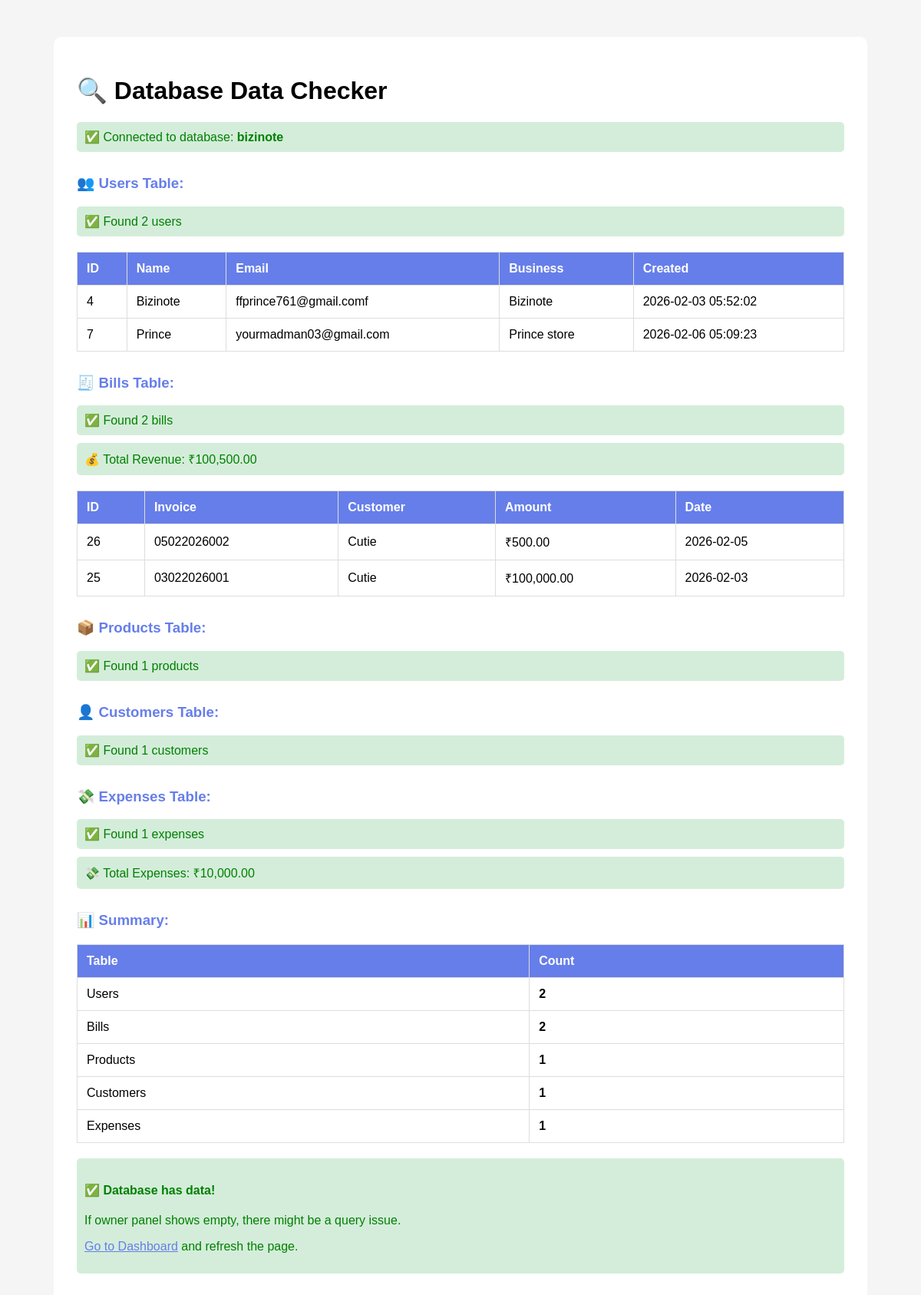
The app's page /owner/check_data.php with its own data.
### tables this page shows
CREATE TABLE `users` (
  `id` int(11) NOT NULL AUTO_INCREMENT,
  `name` varchar(255) NOT NULL,
  `email` varchar(255) NOT NULL,
  `password` varchar(255) NOT NULL,
  `business_name` varchar(255) DEFAULT NULL,
  `mobile` varchar(20) DEFAULT NULL,
  `address` text DEFAULT NULL,
  `created_at` timestamp NOT NULL DEFAULT current_timestamp(),
  `updated_at` timestamp NOT NULL DEFAULT current_timestamp() ON UPDATE current_timestamp(),
  `is_blocked` tinyint(1) DEFAULT 0,
  PRIMARY KEY (`id`),
  UNIQUE KEY `email` (`email`)
);

CREATE TABLE `bills` (
  `id` int(11) NOT NULL AUTO_INCREMENT,
  `user_id` int(11) NOT NULL,
  `invoice_number` varchar(50) NOT NULL,
  `customer_id` int(11) DEFAULT NULL,
  `customer_name` varchar(255) DEFAULT NULL,
  `customer_mobile` varchar(20) DEFAULT NULL,
  `customer_email` varchar(255) DEFAULT NULL,
  `customer_address` text DEFAULT NULL,
  `items` longtext DEFAULT NULL CHECK (json_valid(`items`)),
  `subtotal` decimal(10,2) DEFAULT NULL,
  `discount` decimal(10,2) DEFAULT 0.00,
  `tax` decimal(10,2) DEFAULT 0.00,
  `total` decimal(10,2) DEFAULT NULL,
  `grand_total` decimal(10,2) DEFAULT NULL,
  `payment_mode` varchar(50) DEFAULT NULL,
  `date` date DEFAULT NULL,
  `created_at` timestamp NOT NULL DEFAULT current_timestamp(),
  `updated_at` timestamp NOT NULL DEFAULT current_timestamp() ON UPDATE current_timestamp(),
  PRIMARY KEY (`id`),
  KEY `user_id` (`user_id`),
  CONSTRAINT `bills_ibfk_1` FOREIGN KEY (`user_id`) REFERENCES `users` (`id`) ON DELETE CASCADE
);

### owner/check_data.php (the view, shortened to what this page needs)
<?php
$host = "localhost";
$username = "root";
$password = "";
$dbname = "bizinote";
?>
<!DOCTYPE html>
<html>
<head>
</head>
<body>
<div class="container">
    <h1>🔍 Database Data Checker</h1>
<?php
try {
    $pdo = new PDO("mysql:host=$host;dbname=$dbname;charset=utf8mb4", $username, $password);
    $pdo->setAttribute(PDO::ATTR_ERRMODE, PDO::ERRMODE_EXCEPTION);
    echo "<div class='success'>✅ Connected to database: <strong>$dbname</strong></div>";
    echo "<h3>👥 Users Table:</h3>";
    $stmt = $pdo->query("SELECT COUNT(*) as count FROM users");
    $userCount = $stmt->fetch()['count'];
    if ($userCount > 0) {
        echo "<div class='success'>✅ Found $userCount users</div>";
        $stmt = $pdo->query("SELECT id, name, email, business_name, created_at FROM users LIMIT 10");
        $users = $stmt->fetchAll();
        echo "<table>";
        echo "<tr><th>ID</th><th>Name</th><th>Email</th><th>Business</th><th>Created</th></tr>";
        foreach ($users as $user) {
            echo "<tr>";
            echo "<td>" . $user['id'] . "</td>";
            echo "<td>" . htmlspecialchars($user['name']) . "</td>";
            echo "<td>" . htmlspecialchars($user['email']) . "</td>";
            echo "<td>" . htmlspecialchars($user['business_name'] ?: 'N/A') . "</td>";
            echo "<td>" . $user['created_at'] . "</td>";
            echo "</tr>";
        }
        echo "</table>";
    } else {
        echo "<div class='warning'>⚠️ No users found in database</div>";
    }
    echo "<h3>🧾 Bills Table:</h3>";
    $stmt = $pdo->query("SELECT COUNT(*) as count FROM bills");
    $billCount = $stmt->fetch()['count'];
    if ($billCount > 0) {
        echo "<div class='success'>✅ Found $billCount bills</div>";
        $stmt = $pdo->query("SELECT SUM(grand_total) as total FROM bills");
        $totalRevenue = $stmt->fetch()['total'];
        echo "<div class='success'>💰 Total Revenue: ₹" . number_format($totalRevenue, 2) . "</div>";
        $stmt = $pdo->query("SELECT id, invoice_number, customer_name, grand_total, date FROM bills ORDER BY date DESC LIMIT 10");
        $bills = $stmt->fetchAll();
        echo "<table>";
        echo "<tr><th>ID</th><th>Invoice</th><th>Customer</th><th>Amount</th><th>Date</th></tr>";
        foreach ($bills as $bill) {
            echo "<tr>";
            echo "<td>" . $bill['id'] . "</td>";
            echo "<td>" . htmlspecialchars($bill['invoice_number']) . "</td>";
            echo "<td>" . htmlspecialchars($bill['customer_name']) . "</td>";
            echo "<td>₹" . number_format($bill['grand_total'], 2) . "</td>";
            echo "<td>" . $bill['date'] . "</td>";
            echo "</tr>";
        }
        echo "</table>";
    } else {
        echo "<div class='warning'>⚠️ No bills found in database</div>";
    }
    echo "<h3>📦 Products Table:</h3>";
    $stmt = $pdo->query("SELECT COUNT(*) as count FROM products");
    $productCount = $stmt->fetch()['count'];
    if ($productCount > 0) {
        echo "<div class='success'>✅ Found $productCount products</div>";
    } else {
        echo "<div class='warning'>⚠️ No products found in database</div>";
    }
    echo "<h3>👤 Customers Table:</h3>";
    $stmt = $pdo->query("SELECT COUNT(*) as count FROM customers");
    $customerCount = $stmt->fetch()['count'];
    if ($customerCount > 0) {
        echo "<div class='success'>✅ Found $customerCount customers</div>";
    } else {
        echo "<div class='warning'>⚠️ No customers found in database</div>";
    }
    echo "<h3>💸 Expenses Table:</h3>";
    $stmt = $pdo->query("SELECT COUNT(*) as count FROM expenses");
    $expenseCount = $stmt->fetch()['count'];
    if ($expenseCount > 0) {
        echo "<div class='success'>✅ Found $expenseCount expenses</div>";
        $stmt = $pdo->query("SELECT SUM(amount) as total FROM expenses");
        $totalExpenses = $stmt->fetch()['total'];
        echo "<div class='success'>💸 Total Expenses: ₹" . number_format($totalExpenses, 2) . "</div>";
    } else {
        echo "<div class='warning'>⚠️ No expenses found in database</div>";
    }
    echo "<h3>📊 Summary:</h3>";
    echo "<table>";
    echo "<tr><th>Table</th><th>Count</th></tr>";
    echo "<tr><td>Users</td><td><strong>$userCount</strong></td></tr>";
    echo "<tr><td>Bills</td><td><strong>$billCount</strong></td></tr>";
    echo "<tr><td>Products</td><td><strong>$productCount</strong></td></tr>";
    echo "<tr><td>Customers</td><td><strong>$customerCount</strong></td></tr>";
    echo "<tr><td>Expenses</td><td><strong>$expenseCount</strong></td></tr>";
    echo "</table>";
    if ($userCount > 0 || $billCount > 0) {
        echo "<div class='success'>";
        echo "<h4>✅ Database has data!</h4>";
        echo "<p>If owner panel shows empty, there might be a query issue.</p>";
        echo "<p><a href='dashboard.php' style='color: #667eea;'>Go to Dashboard</a> and refresh the page.</p>";
        echo "</div>";
    } else {
        echo "<div class='warning'>";
        echo "<h4>⚠️ Database is empty</h4>";
        echo "<p>No users or bills found. Owner panel will show zero data.</p>";
        echo "</div>";
    }
} catch(PDOException $e) {
    echo "<div class='error'>❌ Database Error: " . $e->getMessage() . "</div>";
}
?>
</div>
</body>
</html>

### owner/check_data.php (style rules this page uses)
body { font-family: Arial; padding: 40px; background: #f5f5f5; }
.container { max-width: 1000px; margin: 0 auto; background: white; padding: 30px; border-radius: 10px; }
table { width: 100%; border-collapse: collapse; margin: 20px 0; }
th, td { padding: 12px; text-align: left; border: 1px solid #ddd; }
th { background: #667eea; color: white; }
.success { color: green; background: #d4edda; padding: 10px; margin: 10px 0; border-radius: 5px; }
h3 { color: #667eea; margin-top: 30px; }

### records on screen
users: id "4", name "Bizinote", email "ffprince761@gmail.comf", business_name "Bizinote", created_at "2026-02-03 05:52:02"
users: id "7", name "Prince", email "yourmadman03@gmail.com", business_name "Prince store", created_at "2026-02-06 05:09:23"
bills: id "26", invoice_number "05022026002", customer_name "Cutie", grand_total "500.00", date "2026-02-05"
bills: id "25", invoice_number "03022026001", customer_name "Cutie", grand_total "100,000.00", date "2026-02-03"

### other values on screen
$dbname "bizinote"
$userCount "2"
$billCount "2"
$totalRevenue "100,500.00"
$productCount "1"
$customerCount "1"
$expenseCount "1"
$totalExpenses "10,000.00"
